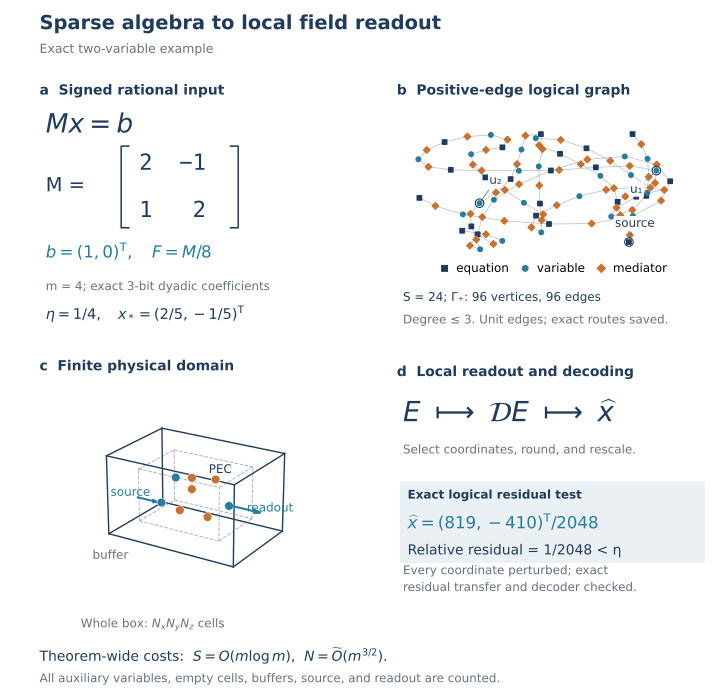

Generate this figure with Python:
#!/usr/bin/env -S uv run --script
# /// script
# requires-python = ">=3.11"
# dependencies = ["matplotlib==3.10.8", "numpy==2.4.2"]
# ///
"""Build and plot one exact logical example (SI Fig. S1).

Copy of maxwell_paper_draft/figures/logical_translation.py for the arXiv SI:
in-figure disclaimers removed (the caption carries the qualification); side
data files are written to $FIGS1_DATA_DIR (default: a temporary directory).

From the companion repository's paper directory:
uv run --script figures/si/logical_translation.py --certificate-root ../certificates/yee
The certificate root contains results/logical/verify_logical.py.
The only reference solve is the displayed two-variable rational input.  The
actual decoder below only selects, rounds, and scales coordinates.
"""
from __future__ import annotations

import argparse
from collections import defaultdict
from fractions import Fraction as F
import gzip
import hashlib
import importlib.util
import json
from math import lcm, prod
from pathlib import Path

import matplotlib
matplotlib.use("Agg")
import matplotlib.pyplot as plt
from matplotlib.lines import Line2D
from matplotlib.patches import FancyArrowPatch, Rectangle
import numpy as np

HERE = Path(__file__).resolve().parent
parser = argparse.ArgumentParser(description=__doc__)
parser.add_argument("--certificate-root", type=Path,
                    default=HERE.parents[2] / "certificates/yee",
                    help="Directory containing results/logical/verify_logical.py")
args = parser.parse_args()
CERTIFICATES = args.certificate_root.resolve()
import os, tempfile
DATA = Path(os.environ.get("FIGS1_DATA_DIR") or tempfile.mkdtemp())
CHECKER = CERTIFICATES / "results/logical/verify_logical.py"
spec = importlib.util.spec_from_file_location("logical_checker", CHECKER)
verify = importlib.util.module_from_spec(spec)
spec.loader.exec_module(verify)

NAVY = "#203b5b"
BLUE = "#257d9b"
ORANGE = "#c97230"
GREY = "#647180"
LIGHT = "#eaf0f4"
plt.rcParams.update({"font.family": "DejaVu Sans", "font.size": 9,
                     "pdf.fonttype": 42, "ps.fonttype": 42,
                     "axes.spines.top": False, "axes.spines.right": False})


def encode_rows(rows):
    return [[[j, str(x)] for j, x in sorted(row.items()) if x] for row in rows]


def sparse_action(rows, vector):
    return [sum((x * vector[j] for j, x in row.items()), F(0)) for row in rows]


def path_inverse(rhs):
    """Exact T_(4j)^-1 rhs by the source proof's two recurrences."""
    n = len(rhs)
    assert n > 0 and n % 4 == 0
    x = [0] * (n + 2)
    for j in range(1, n, 2):
        x[j + 1] = int(rhs[j - 1]) - x[j - 1]
    for j in range(n, 1, -2):
        x[j - 1] = int(rhs[j - 1]) - x[j + 1]
    out = x[1:n + 1]
    assert all((out[j - 1] if j else 0) +
               (out[j + 1] if j + 1 < n else 0) == int(rhs[j])
               for j in range(n))
    return out


def corners(path):
    out = [path[0]]
    previous = tuple(b-a for a, b in zip(path[0], path[1]))
    for i in range(1, len(path)-1):
        direction = tuple(b-a for a, b in zip(path[i], path[i+1]))
        if direction != previous:
            out.append(path[i])
            previous = direction
    out.append(path[-1])
    assert verify.expand(out) == path
    return out


def build_example():
    matrix = [[F(2), F(-1)], [F(1), F(2)]]
    b = [F(1), F(0)]
    m, lam, beta, eta = 4, F(8), F(1), F(1, 4)
    normalized = [[x / lam for x in row] for row in matrix]
    g = [x / beta for x in b]
    # Every coefficient is already exactly dyadic.  Zero high-precision
    # Horner prefixes can be omitted without changing any represented entry.
    bits = 3
    K, L = 1, 4**2
    full_bits = 1
    while F(1, 2**full_bits) > eta/(64*m*L):
        full_bits += 1
    assert all((x * 2**full_bits).denominator == 1 for row in normalized for x in row)
    checked = verify.check_circuit(normalized, bits)
    gates, outputs, hrows = verify.circuit(normalized, bits)
    S = len(hrows)
    h = g + [F(0)] * len(gates)
    g0rows = [dict() for _ in range(2*S)]
    old_edges = []
    for i, row in enumerate(hrows):
        for j, weight in sorted(row.items()):
            g0rows[i][S+j] = weight
            g0rows[S+j][i] = weight
            old_edges.append((i, S+j, weight))
    U = 2*S+len(old_edges)
    gp = [dict() for _ in range(U)]
    positive_edges = []
    for e, (v, w, weight) in enumerate(old_edges):
        med = 2*S+e
        gp[med][med] = -1/weight
        for endpoint in (v, w):
            gp[endpoint][endpoint] = gp[endpoint].get(endpoint, F(0)) - weight
            gp[endpoint][med] = gp[med][endpoint] = F(1)
            positive_edges.append((endpoint, med))
    degrees = [sum(j != i for j in row) for i, row in enumerate(gp)]
    assert max(degrees) <= 3
    assert all(abs(row.get(i, 0)) <= 3 for i, row in enumerate(gp))
    assert all(x == 1 for i, row in enumerate(gp) for j, x in row.items() if j != i)
    # Exact Schur complement, including every diagonal cancellation.
    schur = [defaultdict(F, {i: gp[i].get(i, F(0))}) for i in range(2*S)]
    for e, (v, w, weight) in enumerate(old_edges):
        for a in (v, w):
            for c in (v, w):
                schur[a][c] += weight
    assert encode_rows(schur) == encode_rows(g0rows)

    x_reference = [F(2, 5), F(-1, 5)]
    assert sparse_action([{j: x for j, x in enumerate(row)} for row in matrix], x_reference) == b
    circuit_solution = [x * lam / beta for x in x_reference]
    for terms in gates:
        circuit_solution.append(sum((w * circuit_solution[i] for i, w in terms), F(0)))
    assert sparse_action(hrows, circuit_solution) == h
    old_solution = [F(0)] * S + circuit_solution
    gp_solution = old_solution + [w * (old_solution[v]+old_solution[t])
                                  for v, t, w in old_edges]
    gp_source = h + [F(0)] * (U-S)
    assert sparse_action(gp, gp_solution) == gp_source

    vertices, paths, q = verify.graph_paths([0]*(2*S) + [1]*len(old_edges), positive_edges)
    occupied = set(vertices.values())
    coords = [vertices[i] for i in range(U)]
    # All solution coordinates share this small denominator.  Path recurrences
    # only change signs, so no floating-point solve is needed at any stage.
    base_den = lcm(*(x.denominator for x in gp_solution))
    base_numer = [int(x*base_den) for x in gp_solution]
    edges = []
    route_records = []
    for e, path in paths.items():
        v, w = positive_edges[e]
        assert path[0] == vertices[v] and path[-1] == vertices[w]
        assert (len(path)-1) % 4 == 1 and len(path)-1 <= 1024*q
        assert len(path) == len(set(path))
        assert all(sum(abs(a-b) for a,b in zip(p,r)) == 1 for p,r in zip(path,path[1:]))
        start = len(coords)
        for k, point in enumerate(path[1:-1], 1):
            assert point not in occupied
            occupied.add(point)
            coords.append(point)
            base_numer.append((base_numer[w], -base_numer[v],
                               -base_numer[w], base_numer[v])[(k-1)%4])
        stop = len(coords)
        ids = [v] + list(range(start, stop)) + [w]
        edges.extend(zip(ids, ids[1:]))
        route_records.append({"edge": e, "endpoints": [v,w],
                              "internal_node_range": [start,stop],
                              "length": len(path)-1, "corners": corners(path)})
    coordinates = np.asarray(coords, dtype=np.int32)
    adjacency = np.asarray(edges, dtype=np.int32)
    diag2 = np.zeros(len(coords), dtype=np.int64)
    for i, row in enumerate(gp):
        diag2[i] = int(2*row.get(i, 0))
    gamma_degree = np.bincount(adjacency.ravel(), minlength=len(coords))
    assert gamma_degree.max() <= 3
    assert np.all(np.abs(coordinates[adjacency[:,0]]-coordinates[adjacency[:,1]]).sum(axis=1)==1)
    source = np.zeros(len(coords), dtype=np.int64)
    for i, value in enumerate(gp_source):
        assert value.denominator == 1
        source[i] = int(value)

    def action2(numer):
        assert int(np.max(np.abs(numer))) * 12 < 2**63
        result = diag2 * numer
        np.add.at(result, adjacency[:,0], 2*numer[adjacency[:,1]])
        np.add.at(result, adjacency[:,1], 2*numer[adjacency[:,0]])
        return result

    base_numer = np.asarray(base_numer, dtype=np.int64)
    assert np.array_equal(action2(base_numer), 2*base_den*source)
    # Perturb EVERY coordinate, including wire, mediator, and gate variables.
    # Common-denominator integer arithmetic makes the full residual exact.
    perturb_scale = 2**52
    denominator = base_den*perturb_scale
    indices = np.arange(len(coords),dtype=np.int64)
    perturbation = (indices%6+1)*np.where(indices%2==0,1,-1)
    assert np.all(perturbation != 0)
    perturbed = base_numer*perturb_scale + perturbation
    residual2 = action2(perturbed) - 2*denominator*source
    residual_norm2 = sum(int(x)**2 for x in residual2)
    ell = 1024*q
    t_res = 4*len(b)*((S+1)**2+1)*(1+2*ell)
    rho = eta/(16*t_res)
    assert F(residual_norm2, (2*denominator)**2) <= rho*rho
    # Eliminate arbitrary wire residuals, then mediators, then circuit gates.
    gp_residual2 = [int(x) for x in residual2[:U]]
    for route in route_records:
        start, stop = route["internal_node_range"]
        v, w = route["endpoints"]
        eliminated = path_inverse(residual2[start:stop])
        gp_residual2[v] -= eliminated[0]
        gp_residual2[w] -= eliminated[-1]
    rational_terminal = [F(int(x),denominator) for x in perturbed[:U]]
    expected_gp = [a-b for a,b in zip(sparse_action(gp,rational_terminal), gp_source)]
    assert all(F(r,2*denominator)==expected for r,expected in zip(gp_residual2,expected_gp))
    old_residual = [F(x,2*denominator) for x in gp_residual2[:2*S]]
    for e,(v,w,weight) in enumerate(old_edges):
        error=weight*F(gp_residual2[2*S+e],2*denominator)
        old_residual[v]+=error
        old_residual[w]+=error
    expected_old = sparse_action(g0rows,rational_terminal[:2*S])
    old_source = h+[F(0)]*S
    assert old_residual == [a-b for a,b in zip(expected_old,old_source)]
    propagated=[F(0)]*2
    for k,terms in enumerate(gates):
        propagated.append(old_residual[2+k]+sum((w*propagated[i] for i,w in terms),F(0)))
    transferred=[old_residual[i]-propagated[out] for i,out in enumerate(outputs)]
    selected = rational_terminal[S:S+2]
    normalized_residual=[sum((a*z for a,z in zip(row,selected)),F(0))-rhs
                         for row,rhs in zip(normalized,g)]
    assert transferred == normalized_residual
    assert sum(x*x for x in normalized_residual) <= t_res*t_res*F(residual_norm2,(2*denominator)**2)
    # The decoder proper: coordinate restriction, rounding, scalar rescaling.
    step=eta/(16*m)
    rounded=[((z/step+F(1,2)).numerator//(z/step+F(1,2)).denominator)*step for z in selected]
    decoded=[beta/lam*z for z in rounded]
    original_residual=[sum((a*x for a,x in zip(row,decoded)),F(0))-rhs
                       for row,rhs in zip(matrix,b)]
    assert sum(x*x for x in original_residual) <= eta*eta*sum(x*x for x in b)
    lo=coordinates.min(axis=0)
    hi=coordinates.max(axis=0)
    sites=hi-lo+1
    volume=prod(map(int,sites))
    labels=[]
    for i in range(U):
        if i<S:
            kind="output_equation" if i<2 else "gate_equation"
            label=f"output equation {i+1}" if i<2 else f"gate equation {i-1}"
        elif i<2*S:
            j=i-S
            kind="input_variable" if j<2 else "gate_variable"
            label=f"u{j+1}" if j<2 else f"w{j-1}"
        else:
            kind="sign_mediator"
            label=f"mediator {i-2*S}"
        labels.append({"id":i,"label":label,"kind":kind,"coordinate":list(vertices[i]),
                       "diagonal":str(gp[i].get(i,F(0))),"source":str(gp_source[i])})
    data={
        "schema":"one-exact-logical-compiler-example-v1",
        "checker_path":str(CHECKER.relative_to(CERTIFICATES)),
        "checker_sha256":hashlib.sha256(CHECKER.read_bytes()).hexdigest(),
        "matrix":[[str(x) for x in row] for row in matrix],"source":[str(x) for x in b],
        "normalized_matrix":[[str(x) for x in row] for row in normalized],
        "normalization":{"lambda":str(lam),"beta":str(beta),"m":m,"L":L,"eta":str(eta)},
        "dyadic_bits":bits,"full_precision_bits_sufficient_for_theorem":full_bits,
        "rounding_error":"0",
        "zero_prefix_note":"Exact coefficients use their shortest common dyadic representation; extra all-zero Horner prefixes are omitted. This is an exact finite example, not a timing implementation of the all-input theorem.",
        "H":encode_rows(hrows),"G0":encode_rows(g0rows),"Gplus":encode_rows(gp),
        "circuit_gates":[[[i,str(w)] for i,w in terms] for terms in gates],
        "circuit_outputs":outputs,"labels":labels,
        "wire_label_rule":"wire{edge}:{offset}, with offset 1 through path length minus 1; global index is route.internal_node_range[0]+offset-1",
        "Gplus_edges":[list(edge) for edge in positive_edges],
        "counts":{"S":S,"gate_count":len(gates),"H_nonzeros":checked["nonzeros"],
                  "Gplus_vertices":U,"Gplus_edges":len(positive_edges),"q":q,
                  "Gamma_vertices":len(coords),"Gamma_edges":len(edges),
                  "max_graph_degree":int(gamma_degree.max()),"min_path_length":min(len(p)-1 for p in paths.values()),
                  "max_path_length":max(len(p)-1 for p in paths.values()),
                  "lattice_min":lo.tolist(),"lattice_max":hi.tolist(),"box_sites":sites.tolist(),
                  "whole_box_lattice_sites":volume,"empty_lattice_sites":volume-len(coords)},
        "residual_check":{"method":"exact common-denominator integer sparse multiplication, exact path/gate elimination, and Fraction rounding",
                          "all_coordinates_perturbed":True,"perturbation_numerator_rule":"((global index mod 6)+1)*(-1)^(global index)",
                          "common_denominator":denominator,"residual_twice_denominator_squared_numerator":residual_norm2,
                          "logical_relative_residual_squared":str(F(residual_norm2,(2*denominator)**2)),
                          "rho":str(rho),"T_res":t_res,"ell":ell,
                          "exact_solution_substitution":"PASS", "all_residual_eliminations":"PASS",
                          "reference_solution":[str(x) for x in x_reference],
                          "decoder_grid":str(step),"decoded_solution":[str(x) for x in decoded],
                          "decoded_residual":[str(x) for x in original_residual],
                          "decoded_relative_residual_squared":str(sum(x*x for x in original_residual))},
        "physical_panel":{"status":"schematic only; fixed defect and coupling parameter search unexecuted",
                          "numerical_physical_cell_count":None,"whole_box_count":"Nx Ny Nz cells including buffers and empty cells"}}
    (DATA/"logical_translation_data.json").write_text(json.dumps(data,indent=2)+"\n")
    route_payload=json.dumps({"coordinate_convention":"unit cubic lattice; expand each axis-aligned corner segment into all unit steps",
                              "routes":route_records},separators=(",",":")).encode()
    (DATA/"logical_translation_routes.json.gz").write_bytes(gzip.compress(route_payload,mtime=0))
    np.savez_compressed(DATA/"logical_translation_network.npz",coordinates=coordinates,
                        undirected_unit_edges=adjacency,diagonal_twice=diag2,
                        source=source,exact_solution_numerator=base_numer,
                        exact_solution_denominator=np.array(base_den),
                        positive_graph_vertex_count=np.array(U))
    return data,positive_edges


def force_layout(n,edges):
    rng=np.random.default_rng(20261028)
    p=rng.normal(size=(n,2))
    for iteration in range(350):
        d=p[:,None,:]-p[None,:,:]
        sq=np.maximum((d*d).sum(axis=2),.02)
        force=(d/sq[:,:,None]).sum(axis=1)*.028
        for a,b in edges:
            delta=p[b]-p[a]
            pull=delta*np.linalg.norm(delta)*.35
            force[a]+=pull
            force[b]-=pull
        force-=.05*p
        norms=np.maximum(np.linalg.norm(force,axis=1),1e-10)
        cap=.1*(1-iteration/400)
        p+=force*np.minimum(.03,cap/norms)[:,None]
    p-=p.mean(axis=0)
    p/=np.max(np.abs(p),axis=0)
    return p


def box3d(ax,origin,size,color,style="-",alpha=1,width=1):
    o=np.asarray(origin)
    s=np.asarray(size)
    corners3=[o+s*np.array([i,j,k]) for i in (0,1) for j in (0,1) for k in (0,1)]
    for i,a in enumerate(corners3):
        for b in corners3[i+1:]:
            if np.count_nonzero(a!=b)==1:
                ax.plot(*zip(a,b),color=color,linestyle=style,alpha=alpha,lw=width)


def draw(data,edges):
    fig=plt.figure(figsize=(7.2,7.0),facecolor="white")
    grid=fig.add_gridspec(2,2,left=.055,right=.98,top=.85,bottom=.14,hspace=.31,wspace=.16)
    axa=fig.add_subplot(grid[0,0]); axb=fig.add_subplot(grid[0,1])
    axc=fig.add_subplot(grid[1,0],projection="3d"); axd=fig.add_subplot(grid[1,1])
    for ax in (axa,axb,axd):
        ax.set_axis_off(); ax.set_xlim(0,1); ax.set_ylim(0,1)
    fig.suptitle("Sparse algebra to local field readout",x=.055,ha="left",fontsize=14,color=NAVY,fontweight="bold")
    fig.text(.055,.925,"Exact two-variable example",color=GREY,fontsize=9)
    axa.text(0,1.05,"a  Signed rational input",color=NAVY,fontweight="bold",fontsize=10)
    axa.text(.02,.87,r"$Mx=b$",fontsize=19,color=NAVY)
    axa.text(.02,.60,"M =",fontsize=14,color=NAVY)
    axa.text(.28,.70," 2  −1",fontsize=16,fontfamily="DejaVu Sans Mono",color=NAVY)
    axa.text(.28,.48," 1   2",fontsize=16,fontfamily="DejaVu Sans Mono",color=NAVY)
    axa.plot([.29,.265,.265,.29],[.81,.81,.43,.43],color=NAVY,lw=1.1)
    axa.plot([.62,.645,.645,.62],[.81,.81,.43,.43],color=NAVY,lw=1.1)
    axa.text(.02,.29,r"$b=(1,0)^\mathsf{T},\quad F=M/8$",fontsize=12,color=BLUE)
    axa.text(.02,.14,"m = 4; exact 3-bit dyadic coefficients",fontsize=8.4,color=GREY)
    axa.text(.02,.005,r"$\eta=1/4,\quad x_*=(2/5,-1/5)^\mathsf{T}$",fontsize=10.5,color=NAVY)
    axb.text(0,1.05,"b  Positive-edge logical graph",color=NAVY,fontweight="bold",fontsize=10)
    S=data["counts"]["S"]; U=data["counts"]["Gplus_vertices"]
    pos=force_layout(U,edges)
    pos=pos*np.array([.43,.29])+np.array([.5,.62])
    for v,w in edges:
        axb.plot(*zip(pos[v],pos[w]),color="#aebbc4",lw=.5,zorder=1)
    axb.scatter(pos[:S,0],pos[:S,1],s=10,c=NAVY,marker="s",zorder=3)
    axb.scatter(pos[S:2*S,0],pos[S:2*S,1],s=11,c=BLUE,zorder=3)
    axb.scatter(pos[2*S:,0],pos[2*S:,1],s=11,c=ORANGE,marker="D",zorder=3)
    for node,label,offset in [(0,"source",(-10,11)),(S,"u₁",(-19,-16)),(S+1,"u₂",(7,14))]:
        axb.scatter(*pos[node],s=38,facecolors="none",edgecolors=NAVY,lw=.8,zorder=4)
        axb.annotate(label,pos[node],xytext=offset,textcoords="offset points",fontsize=7.5,
                     color=NAVY,bbox={"facecolor":"white","edgecolor":"none","pad":.8},
                     arrowprops={"arrowstyle":"-","color":GREY,"lw":.6},zorder=5)
    handles=[Line2D([],[],marker="s",ls="",markersize=4,color=NAVY,label="equation"),
             Line2D([],[],marker="o",ls="",markersize=4,color=BLUE,label="variable"),
             Line2D([],[],marker="D",ls="",markersize=4,color=ORANGE,label="mediator")]
    axb.legend(handles=handles,loc="lower center",bbox_to_anchor=(.5,.17),ncol=3,frameon=False,fontsize=7.3,
               handletextpad=.15,columnspacing=.6)
    axb.text(.02,.09,"S = 24; Γ₊: 96 vertices, 96 edges",fontsize=8.5,color=NAVY)
    axb.text(.02,-.015,"Degree ≤ 3. Unit edges; exact routes saved.",fontsize=8,color=GREY)
    # Put the physical title in figure coordinates because 3D axes preserve
    # a square drawing box, unlike the adjacent two-dimensional text panel.
    fig.text(.055,.471,"c  Finite physical domain",color=NAVY,fontweight="bold",fontsize=10)
    box3d(axc,(0,0,0),(1,.7,.6),NAVY,width=1)
    box3d(axc,(.18,.12,.1),(.64,.46,.4),GREY,"--",.55,.7)
    positions=np.array([[.28,.25,.22],[.45,.22,.21],[.66,.24,.2],[.72,.43,.23],
                        [.6,.45,.4],[.42,.43,.38],[.28,.44,.35],[.48,.33,.34]])
    axc.scatter(*positions.T,s=40,c=[BLUE,ORANGE,ORANGE,BLUE,ORANGE,ORANGE,BLUE,ORANGE],
                edgecolors="white",lw=.4,depthshade=False)
    axc.quiver(.08,.24,.22,.17,0,0,color=BLUE,lw=1.5,arrow_length_ratio=.25)
    axc.quiver(.74,.42,.24,.23,0,0,color=BLUE,lw=1.5,arrow_length_ratio=.25)
    axc.text(-.09,.16,.22,"source",fontsize=7.5,color=BLUE)
    axc.text(.86,.43,.22,"readout",fontsize=7.5,color=BLUE)
    axc.text(.78,.05,.62,"PEC",fontsize=7.5,color=NAVY)
    axc.text2D(.03,.20,"buffer",transform=axc.transAxes,fontsize=7.5,color=GREY)
    axc.set_xlim(-.07,1.05);axc.set_ylim(-.03,.78);axc.set_zlim(-.04,.66)
    axc.set_box_aspect((1,.7,.6));axc.view_init(elev=22,azim=-58);axc.set_axis_off()
    axc.text2D(-.025,-.12,r"Whole box: $N_xN_yN_z$ cells",transform=axc.transAxes,color=GREY,fontsize=8.5)
    axd.text(0,1.05,"d  Local readout and decoding",color=NAVY,fontweight="bold",fontsize=10)
    axd.text(.02,.84,r"$E\ \longmapsto\ \mathcal{D}E\ \longmapsto\ \widehat{x}$",fontsize=20,color=NAVY)
    axd.text(.02,.69,"Select coordinates, round, and rescale.",fontsize=8.3,color=GREY)
    axd.add_patch(Rectangle((.01,.18),.99,.38,facecolor=LIGHT,edgecolor="none"))
    axd.text(.035,.48,"Exact logical residual test",fontsize=8.4,color=NAVY,fontweight="bold")
    axd.text(.035,.34,r"$\widehat{x}=(819,-410)^\mathsf{T}/2048$",fontsize=12,color=BLUE)
    axd.text(.035,.22,"Relative residual = 1/2048 < η",fontsize=10,color=NAVY)
    axd.text(.02,.05,"Every coordinate perturbed; exact\nresidual transfer and decoder checked.",fontsize=8.2,color=GREY,linespacing=1.5)
    fig.text(.055,.055,r"Theorem-wide costs:  $S=O(m\log m)$,  $N=\widetilde O(m^{3/2})$.",fontsize=10,color=NAVY)
    fig.text(.055,.025,"All auxiliary variables, empty cells, buffers, source, and readout are counted.",fontsize=8.5,color=GREY)
    # At the manuscript width of 160 mm, 8.6 pt here is 7.52 pt.
    for text_object in fig.findobj(matplotlib.text.Text):
        if text_object.get_fontsize() < 8.6:
            text_object.set_fontsize(8.6)
    fig.savefig(HERE/"logical_translation.pdf",metadata={"Title":"Exact logical translation example","CreationDate":None})
    fig.savefig(DATA/"logical_translation.png",dpi=180)
    plt.close(fig)


if __name__ == "__main__":
    data,edges=build_example()
    draw(data,edges)
    print(json.dumps({"status":"PASS: exact finite logical example; physical panel schematic",
                      "counts":data["counts"],"residual_check":data["residual_check"]},indent=2))
